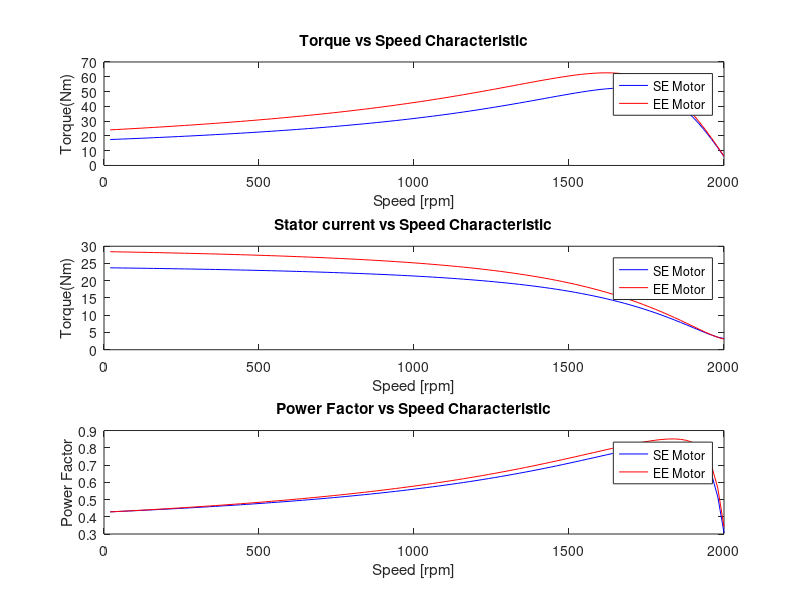
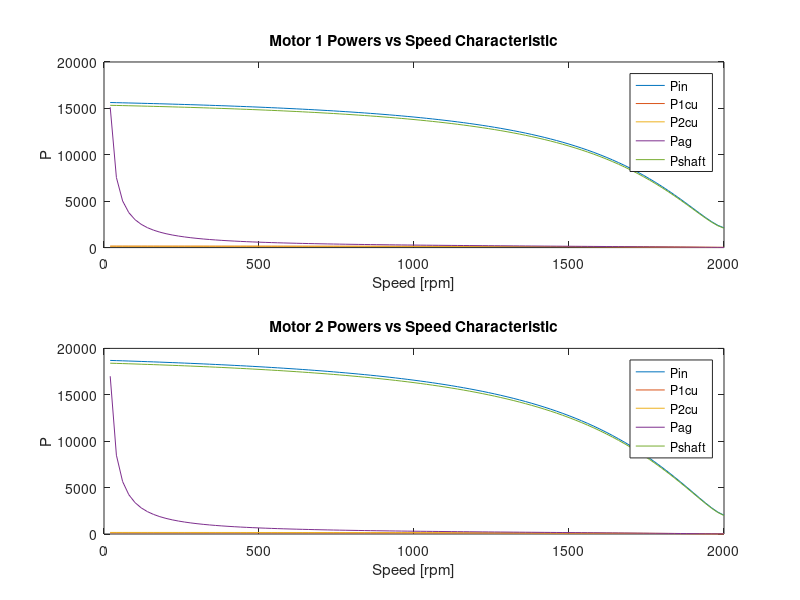

Here is the MATLAB script that generated these plots, in order:
% Section A Q1

% Define variables
R1 = double([2.087, 1.500]);
X1 = double([4.274, 3.462]);
Xm = double([66.560, 72.252]);
X2 = double([4.274, 3.642]);
R2 = double([2.122, 1.994]);
Prot = double([134.669, 88.924]);
Vline = 380;
f = 50;
p = 3;
Vp = double(Vline / sqrt(3));


% Calculate Vth
Vth = (Xm ./ sqrt(R1.^2 + (X1+Xm).^2)).*Vp;
disp(['Vth ' num2str(Vth)])


% Calculate Voc
Voc = complex(0,Xm)./(R1 + complex(0,X1+Xm)).*Vp;
disp(['Voc = ' num2str(Voc)])

% Calculate Isc
Isc = Vp./(R1 + complex(0, X1));
disp(['Isc = ' num2str(Isc)])
  
% Calculate Zth
Zth = Voc ./ Isc;
disp(['Zth = ' num2str(Zth)])

% Separate out Rth and Zth 
Rth = real(Zth);
Xth = imag(Zth);
disp(['Rth = ' num2str(Rth)])
disp(['Xth = ' num2str(Xth)])

% Question 2

% find Ns and ws
Ns = (120*f)/p;                    
    %disp(['Ns  = ' num2str(Ns)])
ws = Ns*(2*pi/60);

% Question 2 
% Cerate s matrix
Smin = 1;
Sstep = 1;
Smax = 100;
a = Smin:Sstep:Smax;
s = 0.01*a;
% create Ns matrix
f = flip(s);          
n = s.*Ns;

    
% Calc T
Tm1 = 3*(1/ws).*((Vth(1)^2) ./ ((Rth(1)+R2(1) ./ (f).^2)+((Xth(1) + X2(1)).^2))).*(R2(1)./(f));
Tm2 = 3*(1/ws).*((Vth(2)^2) ./ ((Rth(2)+R2(2) ./ (f).^2)+((Xth(2) + X2(2)).^2))).*(R2(2)./(f));

% create figure 1 window with subplots
figure(1);
subplot(3,1,1);
% Plot Torque vs speed
plot(n,Tm1, 'b-',n,Tm2,'r-')                    % plots are showing %Ns but need to be showing n 
title('Torque vs Speed Characteristic')
xlabel('Speed [rpm]')
ylabel('Torque(Nm)')
legend('SE Motor', 'EE Motor')

% Question 3 Stator current vs Speed
Z11 = R1(1) + complex(0, X1(1)) + (complex(0,Xm(1)).*((R2(1)./(f))+complex(0,X2(1)))) ./ ((R2(1)./(f)) + complex(0, Xm(1)+X2(1))); %eqn is correct but outputting wrong values
Z12 = R1(2) + complex(0, X1(2)) + (complex(0,Xm(2)).*((R2(2)./(f))+complex(0,X2(2)))) ./ ((R2(2)./(f)) + complex(0, Xm(2)+X2(2)));

disp(['Z11 = ' num2str(Z11)])
%disp(['Z12 = ' num2str(Z12)])
I11 = Vp ./ abs(Z11);           %Current in motor 1
I12 = Vp ./ abs(Z12);           %Current in motor 2

% Plot current vs speed characteristic
subplot(3,1,2)
plot(n,I11, 'b-',n,I12,'r-')
title('Stator current vs Speed Characteristic')
xlabel('Speed [rpm]')
ylabel('Torque(Nm)')
legend('SE Motor', 'EE Motor')

% Question 4
theta1 = atan(imag(Z11)./real(Z11));
pf1 = cos(theta1);
theta2 = atan(imag(Z12) ./ real(Z12));
pf2 = cos(theta2);

%plot pf vs %Ns
subplot(3,1,3)
plot(n,pf1, 'b-',n,pf2,'r-')
title('Power Factor vs Speed Characteristic')
xlabel('Speed [rpm]')
ylabel('Power Factor')
legend('SE Motor', 'EE Motor')

% Question 5 rotational loss excluded
% Motor 1                           % Eqns from slide 21 Week 6
Pin1 = 3*Vp*I11;                % Input power
P1cu1 = 3*I11*R1(1);               % Stator copper loss
P2cu1 = 3*I11*R2(1);               % Rotor copper loss
Pag1 = P2cu1./s;                    % Airgap power
Pshaft1 = Pin1 - P1cu1 - P2cu1;     % Shaft power
disp(['P1cu1 = ' num2str(P1cu1)])

% Motor 2
Pin2 = 3*Vp.*I12;                % Input power
P1cu2 = 3.*I12*R1(2);               % Stator copper loss
P2cu2 = 3.*I12*R2(2);               % Rotor copper loss
Pag2 = P2cu2./s;                    % Airgap power
Pshaft2 = Pin2 - P1cu2 - P2cu2;     % Shaft power

% Create figure 2 
figure(2);
% Plot for Motor 1
subplot(2,1,1)
plot(n,Pin1,n,P1cu1,n, P2cu1,n, Pag1,n, Pshaft1)
title('Motor 1 Powers vs Speed Characteristic')
xlabel('Speed [rpm]')
ylabel('P')
legend('Pin', 'P1cu', 'P2cu', 'Pag', 'Pshaft')

% Plot for Motor 2
subplot(2,1,2)
plot(n,Pin2,n,P1cu2,n, P2cu2,n, Pag2,n, Pshaft2)
title('Motor 2 Powers vs Speed Characteristic')
xlabel('Speed [rpm]')
ylabel('P')
legend('Pin', 'P1cu', 'P2cu', 'Pag', 'Pshaft')
